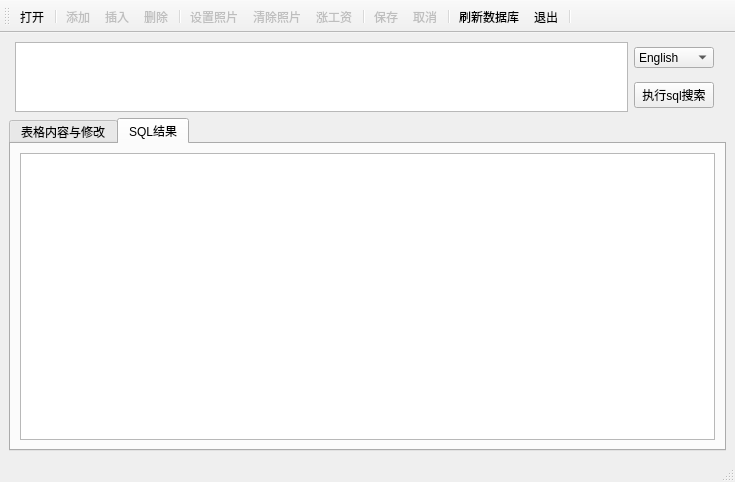
<?xml version="1.0" encoding="UTF-8"?>
<ui version="4.0">
 <class>MainWindow</class>
 <widget class="QMainWindow" name="MainWindow">
  <property name="geometry">
   <rect>
    <x>0</x>
    <y>0</y>
    <width>735</width>
    <height>482</height>
   </rect>
  </property>
  <property name="minimumSize">
   <size>
    <width>735</width>
    <height>482</height>
   </size>
  </property>
  <property name="windowTitle">
   <string>MainWindow</string>
  </property>
  <widget class="QWidget" name="centralwidget">
   <layout class="QGridLayout" name="gridLayout">
    <item row="2" column="0" colspan="5">
     <widget class="QTabWidget" name="tabWidget">
      <property name="currentIndex">
       <number>1</number>
      </property>
      <widget class="QWidget" name="tab">
       <attribute name="title">
        <string>表格内容与修改</string>
       </attribute>
       <layout class="QGridLayout" name="gridLayout_2">
        <item row="0" column="0">
         <widget class="QTableView" name="tableView"/>
        </item>
       </layout>
      </widget>
      <widget class="QWidget" name="tab_2">
       <attribute name="title">
        <string>SQL结果</string>
       </attribute>
       <layout class="QGridLayout" name="gridLayout_3">
        <item row="0" column="0">
         <widget class="QTableView" name="tableView_2"/>
        </item>
       </layout>
      </widget>
     </widget>
    </item>
    <item row="1" column="2">
     <widget class="QPushButton" name="Btn_sqlsearch">
      <property name="text">
       <string>执行sql搜索</string>
      </property>
     </widget>
    </item>
    <item row="0" column="2">
     <widget class="QComboBox" name="comboBox">
      <property name="maximumSize">
       <size>
        <width>93</width>
        <height>21</height>
       </size>
      </property>
      <item>
       <property name="text">
        <string>English</string>
       </property>
      </item>
      <item>
       <property name="text">
        <string>汉语</string>
       </property>
      </item>
     </widget>
    </item>
    <item row="0" column="1" rowspan="2">
     <widget class="QPlainTextEdit" name="plainTextEdit"/>
    </item>
   </layout>
  </widget>
  <widget class="QMenuBar" name="menubar">
   <property name="geometry">
    <rect>
     <x>0</x>
     <y>0</y>
     <width>735</width>
     <height>26</height>
    </rect>
   </property>
  </widget>
  <widget class="QStatusBar" name="statusbar"/>
  <widget class="QToolBar" name="toolBar">
   <property name="windowTitle">
    <string>toolBar</string>
   </property>
   <property name="toolButtonStyle">
    <enum>Qt::ToolButtonTextUnderIcon</enum>
   </property>
   <attribute name="toolBarArea">
    <enum>TopToolBarArea</enum>
   </attribute>
   <attribute name="toolBarBreak">
    <bool>false</bool>
   </attribute>
   <addaction name="actOpenDB"/>
   <addaction name="separator"/>
   <addaction name="actRecAppend"/>
   <addaction name="actRecInsert"/>
   <addaction name="actRecDelete"/>
   <addaction name="separator"/>
   <addaction name="actPhoto"/>
   <addaction name="actPhotoClear"/>
   <addaction name="actScan"/>
   <addaction name="separator"/>
   <addaction name="actSubmit"/>
   <addaction name="actRevert"/>
   <addaction name="separator"/>
   <addaction name="actFlush_database"/>
   <addaction name="actQuit"/>
   <addaction name="separator"/>
  </widget>
  <action name="actOpenDB">
   <property name="icon">
    <iconset resource="res.qrc">
     <normaloff>:/images/images/open3.bmp</normaloff>:/images/images/open3.bmp</iconset>
   </property>
   <property name="text">
    <string>打开</string>
   </property>
   <property name="toolTip">
    <string>打开数据库</string>
   </property>
  </action>
  <action name="actQuit">
   <property name="icon">
    <iconset resource="res.qrc">
     <normaloff>:/images/images/exit.bmp</normaloff>:/images/images/exit.bmp</iconset>
   </property>
   <property name="text">
    <string>退出</string>
   </property>
   <property name="toolTip">
    <string>退出</string>
   </property>
  </action>
  <action name="actRecAppend">
   <property name="enabled">
    <bool>false</bool>
   </property>
   <property name="icon">
    <iconset resource="res.qrc">
     <normaloff>:/images/images/316.bmp</normaloff>:/images/images/316.bmp</iconset>
   </property>
   <property name="text">
    <string>添加</string>
   </property>
   <property name="toolTip">
    <string>添加记录</string>
   </property>
  </action>
  <action name="actRecInsert">
   <property name="enabled">
    <bool>false</bool>
   </property>
   <property name="icon">
    <iconset resource="res.qrc">
     <normaloff>:/images/images/306.bmp</normaloff>:/images/images/306.bmp</iconset>
   </property>
   <property name="text">
    <string>插入</string>
   </property>
   <property name="toolTip">
    <string>插入记录</string>
   </property>
  </action>
  <action name="actSubmit">
   <property name="enabled">
    <bool>false</bool>
   </property>
   <property name="icon">
    <iconset resource="res.qrc">
     <normaloff>:/images/images/save1.bmp</normaloff>:/images/images/save1.bmp</iconset>
   </property>
   <property name="text">
    <string>保存</string>
   </property>
   <property name="toolTip">
    <string>保存修改</string>
   </property>
  </action>
  <action name="actRevert">
   <property name="enabled">
    <bool>false</bool>
   </property>
   <property name="icon">
    <iconset resource="res.qrc">
     <normaloff>:/images/images/ubdo.bmp</normaloff>:/images/images/ubdo.bmp</iconset>
   </property>
   <property name="text">
    <string>取消</string>
   </property>
   <property name="toolTip">
    <string>取消修改</string>
   </property>
  </action>
  <action name="actRecDelete">
   <property name="enabled">
    <bool>false</bool>
   </property>
   <property name="icon">
    <iconset resource="res.qrc">
     <normaloff>:/images/images/delete1.bmp</normaloff>:/images/images/delete1.bmp</iconset>
   </property>
   <property name="text">
    <string>删除</string>
   </property>
   <property name="toolTip">
    <string>删除记录</string>
   </property>
  </action>
  <action name="actPhoto">
   <property name="enabled">
    <bool>false</bool>
   </property>
   <property name="icon">
    <iconset resource="res.qrc">
     <normaloff>:/images/images/00.JPG</normaloff>:/images/images/00.JPG</iconset>
   </property>
   <property name="text">
    <string>设置照片</string>
   </property>
   <property name="toolTip">
    <string>设置照片</string>
   </property>
  </action>
  <action name="actPhotoClear">
   <property name="enabled">
    <bool>false</bool>
   </property>
   <property name="icon">
    <iconset resource="res.qrc">
     <normaloff>:/images/images/103.bmp</normaloff>:/images/images/103.bmp</iconset>
   </property>
   <property name="text">
    <string>清除照片</string>
   </property>
   <property name="toolTip">
    <string>清除照片</string>
   </property>
  </action>
  <action name="actScan">
   <property name="enabled">
    <bool>false</bool>
   </property>
   <property name="icon">
    <iconset resource="res.qrc">
     <normaloff>:/images/images/up.bmp</normaloff>:/images/images/up.bmp</iconset>
   </property>
   <property name="text">
    <string>涨工资</string>
   </property>
   <property name="toolTip">
    <string>涨工资</string>
   </property>
  </action>
  <action name="actFlush_database">
   <property name="icon">
    <iconset>
     <normaloff>images/flush_line.png</normaloff>images/flush_line.png</iconset>
   </property>
   <property name="text">
    <string>刷新数据库</string>
   </property>
  </action>
 </widget>
 <resources>
  <include location="res.qrc"/>
 </resources>
 <connections/>
</ui>
